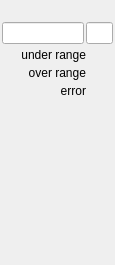
   <widget class="QWidget" name="page_2">
    <property name="geometry">
     <rect>
      <x>0</x>
      <y>0</y>
      <width>115</width>
      <height>265</height>
     </rect>
    </property>
    <attribute name="label">
     <string>Ch 3</string>
    </attribute>
    <widget class="caFrame" name="caframe_7">
     <property name="geometry">
      <rect>
       <x>0</x>
       <y>20</y>
       <width>115</width>
       <height>80</height>
      </rect>
     </property>
     <property name="macro">
      <string notr="true">CH=3,IOC=$(IOC),MasterID=$(MasterID),SlaveID=$(SlaveID),HWType=$(HWType)</string>
     </property>
     <layout class="QGridLayout" name="gridLayout_12">
      <property name="leftMargin">
       <number>2</number>
      </property>
      <property name="topMargin">
       <number>2</number>
      </property>
      <property name="rightMargin">
       <number>2</number>
      </property>
      <property name="bottomMargin">
       <number>2</number>
      </property>
      <property name="spacing">
       <number>2</number>
      </property>
      <item row="0" column="0">
       <layout class="QHBoxLayout" name="horizontalLayout_6" stretch="3,1">
        <item>
         <widget class="caLineEdit" name="calineedit_11">
          <property name="alignment">
           <set>Qt::AlignRight|Qt::AlignTrailing|Qt::AlignVCenter</set>
          </property>
          <property name="channel" stdset="0">
           <string notr="true">$(IOC):m$(MasterID)s$(SlaveID)-AI0$(CH)</string>
          </property>
          <property name="background">
           <color alpha="0">
            <red>160</red>
            <green>160</green>
            <blue>164</blue>
           </color>
          </property>
          <property name="colorMode">
           <enum>caLineEdit::Static</enum>
          </property>
          <property name="precisionMode">
           <enum>caLineEdit::Channel</enum>
          </property>
         </widget>
        </item>
        <item>
         <widget class="caLineEdit" name="calineedit_12">
          <property name="channel" stdset="0">
           <string notr="true">$(IOC):m$(MasterID)s$(SlaveID)-AI0$(CH).EGU</string>
          </property>
          <property name="background">
           <color alpha="0">
            <red>160</red>
            <green>160</green>
            <blue>164</blue>
           </color>
          </property>
          <property name="colorMode">
           <enum>caLineEdit::Static</enum>
          </property>
          <property name="precisionMode">
           <enum>caLineEdit::User</enum>
          </property>
         </widget>
        </item>
       </layout>
      </item>
      <item row="1" column="0">
       <layout class="QGridLayout" name="gridLayout_6" columnstretch="10,3">
        <property name="spacing">
         <number>2</number>
        </property>
        <item row="1" column="0">
         <widget class="caLabel" name="calabel_19">
          <property name="toolTip">
           <string/>
          </property>
          <property name="text">
           <string>over range</string>
          </property>
          <property name="textFormat">
           <enum>Qt::PlainText</enum>
          </property>
          <property name="alignment">
           <set>Qt::AlignBottom|Qt::AlignRight|Qt::AlignTrailing</set>
          </property>
         </widget>
        </item>
        <item row="0" column="1">
         <widget class="caLed" name="caled_18">
          <property name="toolTip">
           <string>&lt;html&gt;&lt;head/&gt;&lt;body&gt;&lt;p&gt;E-Bus Power Status&lt;/p&gt;&lt;/body&gt;&lt;/html&gt;</string>
          </property>
          <property name="rectangular">
           <bool>true</bool>
          </property>
          <property name="gradientEnabled">
           <bool>false</bool>
          </property>
          <property name="ledWidth">
           <number>16</number>
          </property>
          <property name="ledHeight">
           <number>16</number>
          </property>
          <property name="channel" stdset="0">
           <string notr="true">$(IOC):m$(MasterID)s$(SlaveID)-AI0$(CH)-UndrLimAlrm</string>
          </property>
          <property name="colorMode">
           <enum>caLed::Static</enum>
          </property>
          <property name="falseColor">
           <color>
            <red>170</red>
            <green>0</green>
            <blue>0</blue>
           </color>
          </property>
          <property name="trueColor">
           <color>
            <red>0</red>
            <green>85</green>
            <blue>0</blue>
           </color>
          </property>
          <property name="trueValue">
           <string notr="true">0</string>
          </property>
          <property name="falseValue">
           <string notr="true">1</string>
          </property>
         </widget>
        </item>
        <item row="2" column="1">
         <widget class="caLed" name="caled_19">
          <property name="toolTip">
           <string/>
          </property>
          <property name="rectangular">
           <bool>true</bool>
          </property>
          <property name="gradientEnabled">
           <bool>false</bool>
          </property>
          <property name="ledWidth">
           <number>16</number>
          </property>
          <property name="ledHeight">
           <number>16</number>
          </property>
          <property name="channel" stdset="0">
           <string notr="true">$(IOC):m$(MasterID)s$(SlaveID)-AI0$(CH)-ErrAlrm</string>
          </property>
          <property name="colorMode">
           <enum>caLed::Static</enum>
          </property>
          <property name="falseColor">
           <color>
            <red>170</red>
            <green>0</green>
            <blue>0</blue>
           </color>
          </property>
          <property name="trueColor">
           <color>
            <red>0</red>
            <green>85</green>
            <blue>0</blue>
           </color>
          </property>
          <property name="trueValue">
           <string notr="true">0</string>
          </property>
          <property name="falseValue">
           <string notr="true">1</string>
          </property>
         </widget>
        </item>
        <item row="2" column="0">
         <widget class="caLabel" name="calabel_20">
          <property name="toolTip">
           <string/>
          </property>
          <property name="text">
           <string>error</string>
          </property>
          <property name="textFormat">
           <enum>Qt::PlainText</enum>
          </property>
          <property name="alignment">
           <set>Qt::AlignBottom|Qt::AlignRight|Qt::AlignTrailing</set>
          </property>
         </widget>
        </item>
        <item row="0" column="0">
         <widget class="caLabel" name="calabel_21">
          <property name="toolTip">
           <string/>
          </property>
          <property name="text">
           <string>under range</string>
          </property>
          <property name="textFormat">
           <enum>Qt::PlainText</enum>
          </property>
          <property name="alignment">
           <set>Qt::AlignBottom|Qt::AlignRight|Qt::AlignTrailing</set>
          </property>
         </widget>
        </item>
        <item row="1" column="1">
         <widget class="caLed" name="caled_20">
          <property name="toolTip">
           <string/>
          </property>
          <property name="rectangular">
           <bool>true</bool>
          </property>
          <property name="gradientEnabled">
           <bool>false</bool>
          </property>
          <property name="ledWidth">
           <number>16</number>
          </property>
          <property name="ledHeight">
           <number>16</number>
          </property>
          <property name="channel" stdset="0">
           <string notr="true">$(IOC):m$(MasterID)s$(SlaveID)-AI0$(CH)-OvrLimAlrm</string>
          </property>
          <property name="colorMode">
           <enum>caLed::Static</enum>
          </property>
          <property name="falseColor">
           <color>
            <red>170</red>
            <green>0</green>
            <blue>0</blue>
           </color>
          </property>
          <property name="trueColor">
           <color>
            <red>0</red>
            <green>85</green>
            <blue>0</blue>
           </color>
          </property>
          <property name="trueValue">
           <string notr="true">0</string>
          </property>
          <property name="falseValue">
           <string notr="true">1</string>
          </property>
         </widget>
        </item>
       </layout>
      </item>
     </layout>
    </widget>
    <widget class="caFrame" name="caframe_5">
     <property name="geometry">
      <rect>
       <x>10</x>
       <y>115</y>
       <width>91</width>
       <height>120</height>
      </rect>
     </property>
     <property name="macro">
      <string notr="true">CH=3,IOC=$(IOC),MasterID=$(MasterID),SlaveID=$(SlaveID),HWType=$(HWType)</string>
     </property>
     <widget class="caByteController" name="cabytecontroller_3">
      <property name="geometry">
       <rect>
        <x>60</x>
        <y>0</y>
        <width>16</width>
        <height>116</height>
       </rect>
      </property>
      <property name="channel" stdset="0">
       <string notr="true">$(IOC):m$(MasterID)s$(SlaveID)-AI0$(CH)-Ctrl</string>
      </property>
      <property name="endBit">
       <number>15</number>
      </property>
     </widget>
     <widget class="caByte" name="cabyte_5">
      <property name="geometry">
       <rect>
        <x>10</x>
        <y>1</y>
        <width>20</width>
        <height>116</height>
       </rect>
      </property>
      <property name="font">
       <font>
        <pointsize>9</pointsize>
       </font>
      </property>
      <property name="toolTip">
       <string/>
      </property>
      <property name="channel" stdset="0">
       <string notr="true">$(IOC):m$(MasterID)s$(SlaveID)-AI0$(CH)-Stat</string>
      </property>
      <property name="endBit">
       <number>15</number>
      </property>
     </widget>
     <widget class="caByte" name="cabyte_6">
      <property name="geometry">
       <rect>
        <x>35</x>
        <y>0</y>
        <width>20</width>
        <height>116</height>
       </rect>
      </property>
      <property name="font">
       <font>
        <pointsize>9</pointsize>
       </font>
      </property>
      <property name="toolTip">
       <string/>
      </property>
      <property name="channel" stdset="0">
       <string notr="true">$(IOC):m$(MasterID)s$(SlaveID)-AI0$(CH)-Ctrl-RB</string>
      </property>
      <property name="endBit">
       <number>15</number>
      </property>
     </widget>
    </widget>
   </widget>
